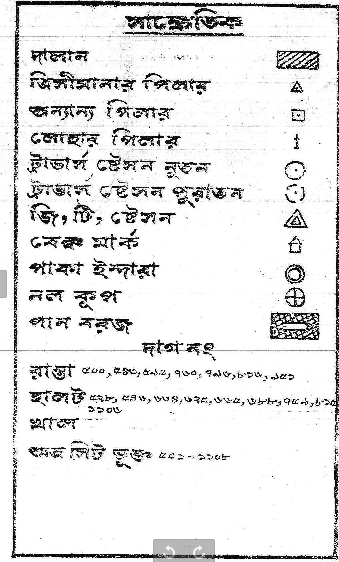
#> input picture Maps/Template/Symbols.png, 339 x 562 px
$ python temp.py
#> lines starting #> are read from the running program, lines starting #| are printed output that depends on the picture
import cv2
import numpy as np


def get_matches(img):
    r = 27
    for i in range(3, 6):
        cv2.imwrite("Crop"+str(i)+".jpg", img[75+r*i:99+r*i, 280:320])
    #cv2.waitKey(0)
    return img.shape


def get_matches1(img):
    r = 546//7-10
    for i in range(3):
        cv2.imwrite("Crops"+str(i)+".jpg", img[r*i:r*(1+i), ::])
    cv2.waitKey(0)
    return img.shape


def get_match(img, template):
    res = cv2.matchTemplate(img, template, cv2.TM_CCOEFF_NORMED)
    threshold = 0.8
    loc = np.where(res >= threshold)
    for pt in zip(*loc[::-1]):
        cv2.rectangle(img, pt, (pt[0] + template.shape[1], pt[1] + template.shape[0]), 0, 2)
    return img


if __name__ == "__main__":
    # img = cv2.imread("SymbolSet.png", 0)
    # get_matches1(img)
    # get_matches(img1)
    for i in range(3):
        img = cv2.imread("Symbols.png", 0)
#> img is the input picture: shape (562, 339); min 0, max 255, mean 228.9
        template = cv2.imread("Crop"+str(i+3)+".jpg", 0)
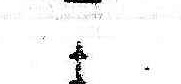
#> input picture Maps/Template/Crop3.jpg, 181 x 84 px
#> template is the input picture: shape (84, 181); min 0, max 255, mean 246.5
        cv2.imwrite("Crop"+str(i)+".jpg", get_match(img, template))
#> in get_match, `res = cv2.matchTemplate(img, template, cv2.TM_CCOEFF_NORMED)`:
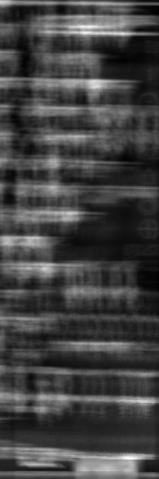
#> res: shape (479, 159) float32; min -0.0737, max 0.217, mean 0.00277; drawn with min black and max white
#> in get_match, `loc = np.where(res >= threshold)`: loc = (empty array, empty array)
#> (the run stopped early here; a loop or call above may not have finished)
